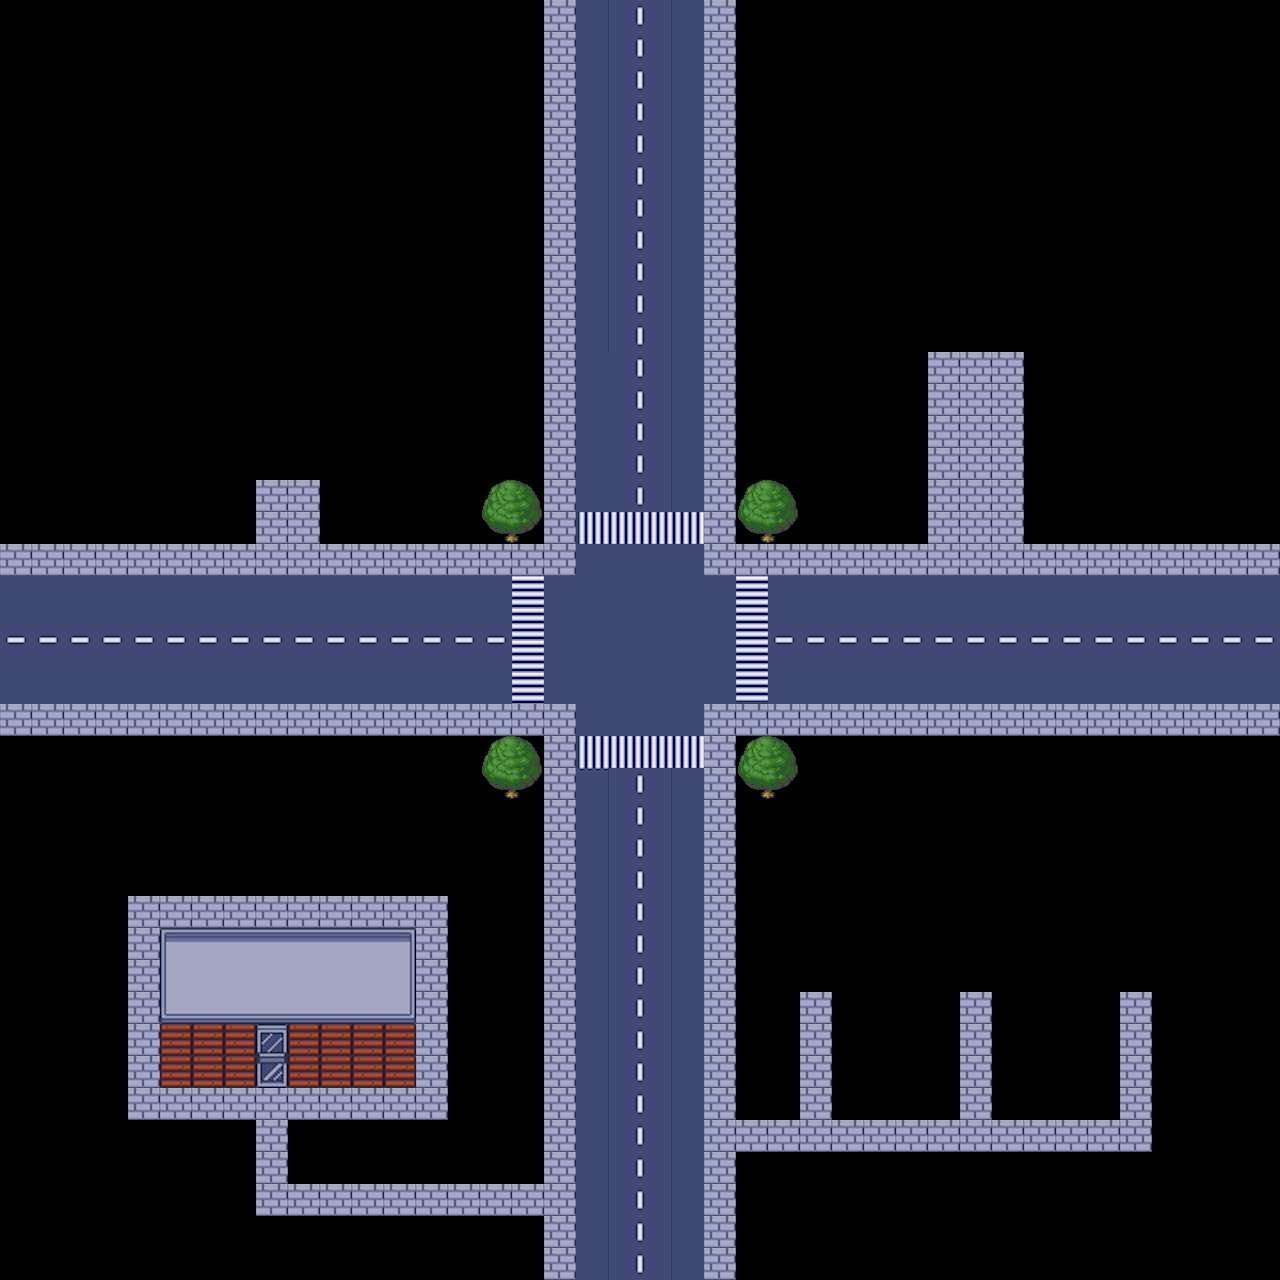

Tiled map render using the project's own tile images. Description and the map definition, with tile-layer contents summarised, below:
An orthogonal 40x40 tile map with 32x32 px tiles, 3 tile layers (streetLayer, treeLayer, buildingLayer), 1 hidden layer not drawn, 3 tilesets.

<map version="1.5" tiledversion="1.7.2" orientation="orthogonal" renderorder="right-down" width="40" height="40" tilewidth="32" tileheight="32" infinite="0" nextlayerid="5" nextobjectid="1">
 <editorsettings>
  <export target="cityMap.json" format="json" />
 </editorsettings>
 <tileset firstgid="1" name="Street32x32" tilewidth="32" tileheight="32" tilecount="256" columns="32">
  <image source="Street32x32.png" width="1024" height="256" />
 </tileset>
 <tileset firstgid="257" name="Buildings32x32" tilewidth="32" tileheight="32" tilecount="180" columns="12">
  <image source="Buildings32x32.png" width="384" height="480" />
 </tileset>
 <tileset firstgid="437" name="pipoya" tilewidth="32" tileheight="32" tilecount="1064" columns="8">
  <image source="pipoya.png" width="256" height="4256" />
 </tileset>
 <layer id="1" name="groundLayer" width="40" height="40" visible="0">
  <data>[1600 cells, 1600 non-empty, 2 distinct tile ids]</data>
 </layer>
 <layer id="2" name="streetLayer" width="40" height="40">
  <data>[1600 cells, 532 non-empty, 22 distinct tile ids]</data>
 </layer>
 <layer id="4" name="treeLayer" width="40" height="40">
  <data>[1600 cells, 16 non-empty, 4 distinct tile ids]</data>
 </layer>
 <layer id="3" name="buildingLayer" width="40" height="40">
  <data>[1600 cells, 40 non-empty, 12 distinct tile ids]</data>
 </layer>
</map>
